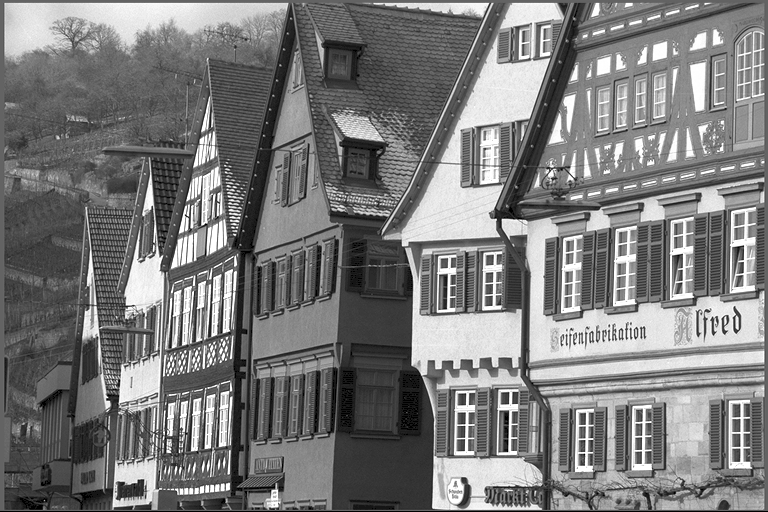
#> input picture docs/cupynumeric/source/examples/image.png, 768 x 512 px
$ jupyter execute edge_detection.ipynb
#> lines starting #> are read from the running program, lines starting #| are printed output that depends on the picture
# Edge Detection

## Learning Outcomes
This example identifies edges in an image using Sobol edge detection algorithm and is implemented using NumPy and SciPy. An edge is defined as an abrupt change in intensity of the image. The Sobol edge detection algorithm uses a kernel in each direction to compute derivative of intensity of the image. The gradient of the intensity will help us determine the locations where changes in intensity are abrupt, which can then be used to detect edges in an image.

This example uses the following packages in addition to NumPy/cuPyNumeric: Scipy, Matplotlib, PIL

## Background
For more information on edge detection, check this [material](https://www.cs.auckland.ac.nz/compsci373s1c/PatricesLectures/Edge%20detection-Sobel_2up.pdf).

## Implementation

[cell 1]
import numpy as np
from numpy import ndarray
from scipy import ndimage
from scipy.signal import convolve
from matplotlib import pyplot as plt
from PIL import Image

[cell 2]
# Intensity varies between 0 and 255 in the image.
intensity_min = 0.0
intensity_max = 255.0

Since NumPy's `convolve` API does not allow two-dimensional arrays and our image is represented in an two-dimensional array, we will use the `convolve` API from SciPy for this example. cuPyNumeric's implementation of `convolve` permits two-dimensional array and will be used if `cuPyNumeric` is imported instead of `NumPy`. Try changing the import statement from "import numpy as np" to "import cupynumeric as np"!

[cell 3]
def convolve_nd(array: ndarray, kernel: ndarray, mode: str = "same"):
    """
    array: ndarray
        Input array corresponding to a grayscale image
    kernel: ndarray
        Kernel to compute the gradient in x or y as per Sobel Edge Detector
    mode: str
        The default convolution mode. Note that cuPyNumeric only
        supports the convolution mode "same".

    Notes:
        Check https://homepages.inf.ed.ac.uk/rbf/HIPR2/sobel.htm
        for more information on Sobel Edge Detector

        The image was taken from:
        https://docs.nvidia.com/vpi/algo_canny_edge_detector.html
    """
    if np.__name__ == "cupynumeric":
        return np.convolve(array, kernel, mode)
    return convolve(array, kernel, mode)

Read the image and compute the gradient by performing a convolution operation

[cell 4]
# Read the image
image = np.array(Image.open("image.png"))
#> image is the input picture: shape (512, 768); min 0, max 255, mean 123

# Sobol kernels in x and y to compute the derivatives
kernel_x = np.array([[-1, 0, 1], [-2, 0, 2], [-1, 0, 1]])
kernel_y = np.array([[1, 2, 1], [0, 0, 0], [-1, -2, -1]])

# Apply the Sobel kernels and compute the gradient
grad_x = convolve_nd(image, kernel_x, mode="same")
#> in convolve_nd, `return convolve(array, kernel, mode)`:
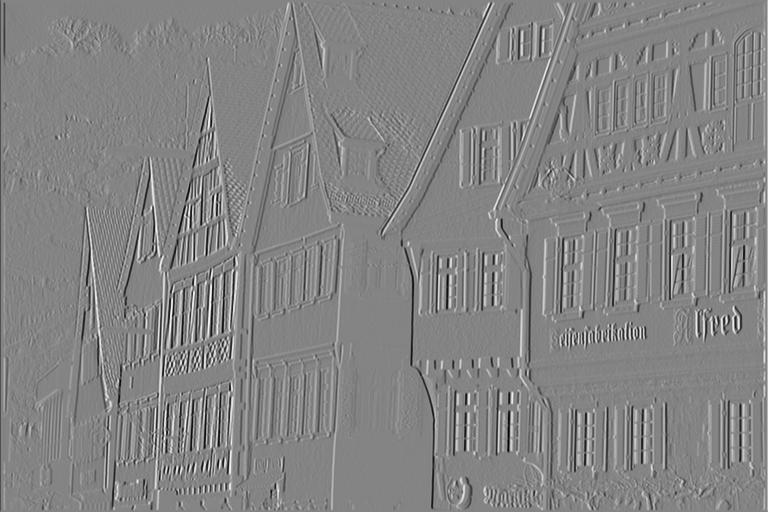
#> returned value: shape (512, 768) int64; min -1020, max 948, mean 0; drawn with min black and max white
grad_y = convolve_nd(image, kernel_y, mode="same")
#> call 2 of convolve_nd, with kernel = array of shape (3, 3), mode = 'same'
#> in convolve_nd (call 2), `return convolve(array, kernel, mode)`:
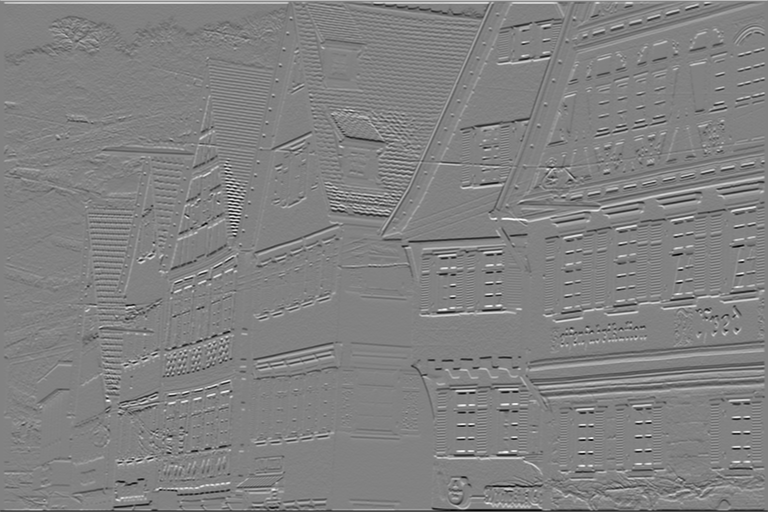
#> returned value: shape (512, 768) int64; min -969, max 933, mean -0.8; drawn with min black and max white

# Normalize the gradients and scale to the max intensity, which defines the edge
edges = np.sqrt(grad_x**2 + grad_y**2)
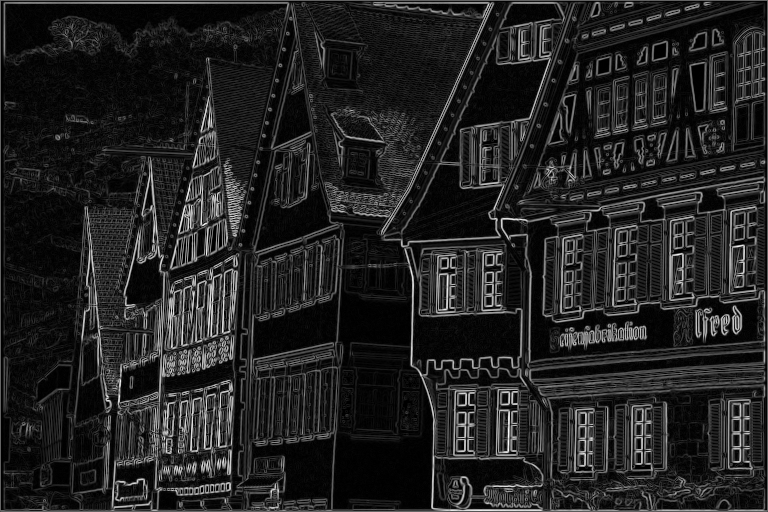
#> edges: shape (512, 768) float64; min 0, max 1020.2, mean 138.8; drawn with min black and max white
edges *= intensity_max / np.max(edges)
edges = edges.astype(int)

Now that we have computed the gradient and the edges, we can plot the edges and see if they actually pick up the edges in the original image.

[cell 5]
fig, axes = plt.subplots(1,2,figsize=(16,9))

axes[0].imshow(image)
axes[0].set_title("Row of houses")
axes[0].set_xticks([]), axes[1].set_yticks([]);

axes[1].imshow(edges, cmap="gray")
axes[1].set_title("Edges on a row of houses")
axes[1].set_xticks([]), axes[1].set_yticks([]);
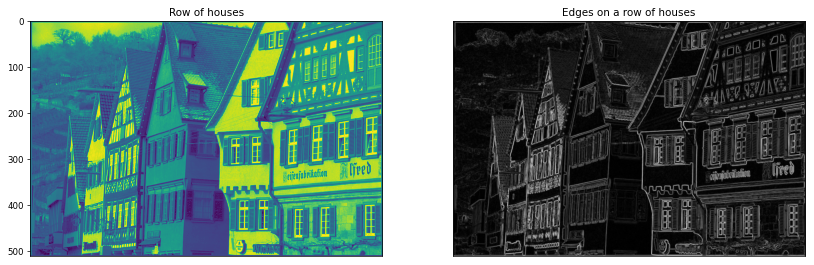
#> figure drawn by matplotlib, 2 panels
